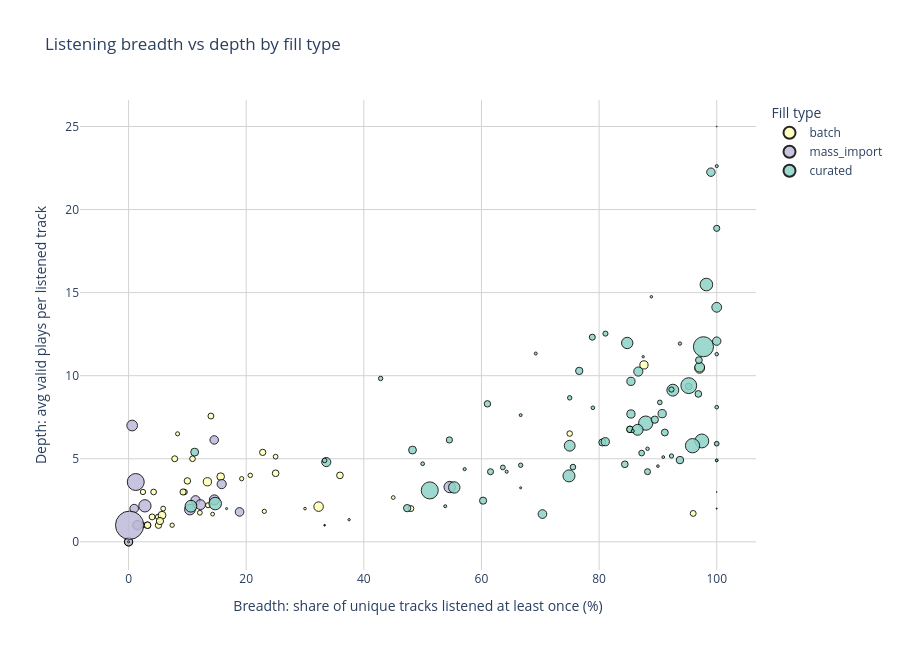

Notebook source saved alongside this figure:
### Markdown cell above
## 6.3.3 Широта и глубина прослушивания

### Code cell
# 6.3.3 Широта и глубина прослушивания

# Широта (breadth) — доля уникальных треков плейлиста,
# прослушанных хотя бы раз валидно.
# Глубина (depth) — среднее число валидных прослушиваний на прослушанный трек.
#
# Позволяет отличить плейлист, где крутят 1–2 любимых трека,
# от того, что слушают целиком и многократно.

if 'own_links' not in globals():
    own_links = playlist_links[
        playlist_links['playlist_type'].isin(['personal', 'collaborative'])
    ].copy()

if 'df_events' not in globals():
    raise SystemExit('df_events not found. Run block 0 first.')

# Валидные прослушивания по трекам
valid_counts = (
    df_events[df_events['valid_play']]
    .groupby('spotify_track_uri')
    .size()
    .reset_index(name='play_count')
)

# Уникальные треки в плейлистах
pl_tracks = own_links[['name_norm', 'Track URI']].drop_duplicates()
pl_tracks = pl_tracks.merge(
    valid_counts,
    left_on='Track URI', right_on='spotify_track_uri', how='left'
)
pl_tracks['play_count'] = pl_tracks['play_count'].fillna(0).astype(int)

# Агрегация по плейлистам
breadth_depth = pl_tracks.groupby('name_norm').agg(
    total_tracks=('Track URI', 'nunique'),
    listened_tracks=('play_count', lambda x: (x > 0).sum()),
    total_listens=('play_count', 'sum')
).reset_index()

breadth_depth['breadth'] = breadth_depth['listened_tracks'] / breadth_depth['total_tracks'] * 100
breadth_depth['depth'] = breadth_depth.apply(
    lambda row: (row['total_listens'] / row['listened_tracks']) if row['listened_tracks'] > 0 else 0,
    axis=1
)

# Присоединяем тип наполнения
breadth_depth = breadth_depth.merge(
    fill_df[['name_norm', 'fill_type']],
    on='name_norm', how='left'
)

if len(breadth_depth) == 0:
    print('⚠️ No data for visualization.')
    raise SystemExit(0)

# Палитра типов наполнения
fill_colors_plotly = {
    'mass_import': '#bebada',
    'batch': '#ffffb3',
    'curated': '#8dd3c7',
}

# --- Scatter: широта vs глубина ---
fig = px.scatter(
    breadth_depth,
    x='breadth',
    y='depth',
    color='fill_type',
    size='total_tracks',
    hover_name='name_norm',
    color_discrete_map=fill_colors_plotly,
    labels={
        'breadth': 'Breadth: share of unique tracks listened at least once (%)',
        'depth': 'Depth: avg valid plays per listened track',
        'fill_type': 'Fill type',
        'total_tracks': 'Number of tracks',
        'name_norm': 'Playlist',
    },
    title='Listening breadth vs depth by fill type'
)

fig.update_traces(marker=dict(line=dict(color='black', width=1), opacity=0.85))
fig.update_layout(
    paper_bgcolor='white',
    plot_bgcolor='white',
    height=650,
    legend_title='Fill type',
    xaxis=dict(showgrid=True, gridcolor='lightgray', zeroline=False),
    yaxis=dict(showgrid=True, gridcolor='lightgray', zeroline=False)
)
fig.show()

# --- Таблица данных с прокруткой ---
scroll_bd = breadth_depth[
    ['name_norm', 'fill_type', 'total_tracks', 'breadth', 'depth', 'total_listens']
].copy()
scroll_bd.columns = ['Playlist', 'Fill type', 'Tracks', 'Breadth (%)', 'Depth (plays/track)', 'Total listens']
scroll_bd = scroll_bd.sort_values('Total listens', ascending=False)
scroll_bd.index = range(1, len(scroll_bd) + 1)
scroll_bd.index.name = '№'

html_bd = scroll_bd.to_html()
display(HTML(f'<div style="max-height:220px; overflow-y:auto;">{html_bd}</div>'))

# --- Интерпретация ---
print('\n🔍 Interpretation:')

median_stats = breadth_depth.groupby('fill_type').agg(
    med_breadth=('breadth', 'median'),
    med_depth=('depth', 'median'),
    count=('name_norm', 'size')
).reindex(['mass_import', 'batch', 'curated']).dropna(how='all')

if len(median_stats) == 0:
    print('No data for interpretation.')
else:
    for ftype in median_stats.index:
        row = median_stats.loc[ftype]
        if pd.notna(row['med_breadth']):
            print(f'• {ftype}: median breadth {row["med_breadth"]:.1f}%, '
                  f'median depth {row["med_depth"]:.2f} plays/track ({int(row["count"])} playlists).')
        else:
            print(f'• {ftype}: no data.')

    if 'curated' in median_stats.index and 'mass_import' in median_stats.index:
        curated_b = median_stats.loc['curated', 'med_breadth']
        mass_b = median_stats.loc['mass_import', 'med_breadth']
        curated_d = median_stats.loc['curated', 'med_depth']
        mass_d = median_stats.loc['mass_import', 'med_depth']

        if curated_b > mass_b and curated_d > mass_d:
            print('\n✅ Curated playlists significantly outperform mass_import '
                  'on both breadth and depth.')
            print('   This confirms that conscious curation leads to full and repeated use.')
        elif curated_b > mass_b or curated_d > mass_d:
            print('\nℹ️ Curated playlists lead on at least one of the two metrics.')
        else:
            print('\nNo clear advantage of curated over mass_import.')
    elif 'curated' in median_stats.index:
        print('\nOnly curated playlists present; comparison with other types not possible.')

### Figure 1 — Plotly figure (JSON) as saved in the notebook; plotly's stock layout.template omitted (floating-point values rounded to 4 significant figures)
{"data": [{"hovertemplate": "<b>%{hovertext}</b><br><br>Fill type=batch<br>Breadth: share of unique tracks listened at least once (%)=%{x}<br>Depth: avg valid plays per listened track=%{y}<br>Number of tracks=%{marker.size}<extra></extra>", "hovertext": ["!!!", "#fall18", "#leto_electro", "'20spring", "'s", "02.2020", "12.2017", "19", "19_april", "19_december", "19_fall", "19_leto", "19_new", "19_nice_soft", "19_november", "19august", "19chill", "2015", "202603", "@1", "@_02_18", "@summer2018", "a_little_space_trip", "best_alternative_of_all_time", "christmas_classics", "compil_trip_hop", "deep_jazzy_house_summer_2020_-_soulful_chill_lounge_instrumental_house_beach_relax", "electro_80's", "fall2021", "golden_christmas", "happy_christmas", "january_2018", "may", "new20", "personal_emotional_04", "personal_health_15", "personal_health_16", "personal_health_18", "personal_intimate_02", "personal_personal_10", "personal_personal_11", "personal_personal_21", "personal_spiritual_05", "personal_spiritual_06", "personal_spiritual_09", "personal_state_10", "personal_state_11", "personal_state_12", "personal_state_17", "personal_state_18", "psybient_psychill_trance", "psychill", "space_oddity", "trip_hop", "☀️_le_chill-out_☀️"], "legendgroup": "batch", "marker": {"color": "#ffffb3", "line": {"color": "black", "width": 1}, "opacity": 0.85, "size": [64, 41, 10, 83, 41, 37, 34, 20, 57, 11, 64, 50, 23, 31, 26, 97, 26, 42, 97, 40, 18, 59, 62, 60, 68, 29, 78, 33, 61, 50, 50, 27, 32, 21, 46, 2, 47, 3, 80, 137, 54, 44, 33, 94, 3, 62, 24, 50, 51, 88, 49, 50, 71, 130, 75], "sizemode": "area", "sizeref": 2.853, "symbol": "circle"}, "mode": "markers", "name": "batch", "orientation": "v", "showlegend": true, "type": "scatter", "x": [35.94, 2.439, 30.0, 15.66, 2.439, 13.51, 5.882, 45.0, 22.81, 54.55, 25.0, 14.0, 0.0, 0.0, 19.23, 13.4, 23.08, 9.524, 87.63, 5.0, 11.11, 5.085, 3.226, 10.0, 1.471, 20.69, 0.0, 0.0, 85.25, 4.0, 0.0, 7.407, 25.0, 14.29, 10.87, 0.0, 4.255, 33.33, 0.0, 97.08, 9.259, 75.0, 12.12, 0.0, 0.0, 3.226, 8.333, 96.0, 7.843, 5.682, 0.0, 48.0, 0.0, 32.31, 5.333], "xaxis": "x", "y": [4.0, 1.0, 2.0, 3.923, 3.0, 2.2, 2.0, 2.667, 5.385, 3.5, 4.125, 7.571, 0.0, 0.0, 3.8, 3.615, 1.833, 3.0, 10.65, 1.5, 2.0, 1.0, 1.0, 3.667, 1.0, 4.0, 0.0, 0.0, 6.769, 1.5, 0.0, 1.0, 5.125, 1.667, 5.0, 0.0, 3.0, 1.0, 0.0, 10.44, 3.0, 6.515, 1.75, 0.0, 0.0, 1.0, 6.5, 1.708, 5.0, 1.6, 0.0, 2.0, 0.0, 2.119, 1.25], "yaxis": "y"}, {"hovertemplate": "<b>%{hovertext}</b><br><br>Fill type=mass_import<br>Breadth: share of unique tracks listened at least once (%)=%{x}<br>Depth: avg valid plays per listened track=%{y}<br>Number of tracks=%{marker.size}<extra></extra>", "hovertext": ["#spring", "03._trip_pas_pop", "18_nice", "acid_jazz,_downtempo,_nu_jazz_trip", "armin_van_buuren_presents", "personal_emotional_09", "personal_intimate_03", "personal_personal_15", "personal_spiritual_08", "personal_spiritual_10", "personal_state_15", "personal_state_16", "space_paradis_(deep_house", "sunglasses_at_night", "trance_,_deep_&_progressive"], "legendgroup": "mass_import", "marker": {"color": "#bebada", "line": {"color": "black", "width": 1}, "opacity": 0.85, "size": [106, 120, 144, 410, 100, 185, 103, 123, 216, 131, 163, 139, 164, 105, 1141], "sizemode": "area", "sizeref": 2.853, "symbol": "circle"}, "mode": "markers", "name": "mass_import", "orientation": "v", "showlegend": true, "type": "scatter", "x": [18.87, 15.83, 14.58, 1.22, 0.0, 54.59, 14.56, 11.38, 2.778, 1.527, 10.43, 12.23, 0.6098, 0.9524, 0.1753], "xaxis": "x", "y": [1.8, 3.474, 2.524, 3.6, 0.0, 3.297, 6.133, 2.5, 2.167, 1.0, 1.941, 2.235, 7.0, 2.0, 1.0], "yaxis": "y"}, {"hovertemplate": "<b>%{hovertext}</b><br><br>Fill type=curated<br>Breadth: share of unique tracks listened at least once (%)=%{x}<br>Depth: avg valid plays per listened track=%{y}<br>Number of tracks=%{marker.size}<extra></extra>", "hovertext": ["1", "2020", "2020_dec", "2021", "2021...", "2021_february", "2021_trip_hop", "2024", "2025", "2026", "29.01.22", "ambienr_post-rock", "dance", "fall21", "fall🍁2022", "home_dance", "moon_vibes", "morning_2021", "personal_emotional_01", "personal_emotional_02", "personal_emotional_03", "personal_emotional_05", "personal_emotional_06", "personal_emotional_07", "personal_emotional_08", "personal_emotional_10", "personal_emotional_11", "personal_emotional_12", "personal_emotional_13", "personal_health_13", "personal_health_14", "personal_health_19", "personal_health_22", "personal_identity_01", "personal_identity_02", "personal_identity_03", "personal_identity_07", "personal_identity_08", "personal_identity_09", "personal_identity_10", "personal_identity_13", "personal_personal_01", "personal_personal_09", "personal_personal_12", "personal_personal_13", "personal_personal_14", "personal_personal_16", "personal_personal_17", "personal_personal_19", "personal_personal_20", "personal_personal_22", "personal_relationship_03", "personal_relationship_04", "personal_relationship_05", "personal_relationship_06", "personal_routine_01", "personal_routine_06", "personal_spiritual_04", "personal_spiritual_07", "personal_state_01", "personal_state_13", "personal_state_14", "personal_state_19", "personal_state_20", "personal_state_21", "personal_state_22", "personal_state_23", "post-punk", "ringleader", "sept22", "soulful_mood", "spring_23", "spring_mood", "sum21", "summer_saga", "thought_of_silence", "untied", "vesna_22", "wonderful_life", "zima2022", "🌊chill", "🌊🌊🌊waves", "🌑🌒🌕🌔moon", "🌞summer_time_2022🌞", "🌬️winter", "🎷🎷🎷", "🪴organic_electronica"], "legendgroup": "curated", "marker": {"color": "#8dd3c7", "line": {"color": "black", "width": 1}, "opacity": 0.85, "size": [59, 14, 51, 168, 73, 20, 119, 290, 576, 276, 100, 108, 11, 61, 72, 19, 171, 6, 55, 6, 12, 45, 8, 186, 76, 14, 10, 10, 198, 6, 1, 13, 26, 52, 96, 137, 64, 28, 77, 30, 27, 101, 120, 89, 414, 11, 17, 201, 16, 52, 3, 1, 9, 97, 8, 87, 10, 39, 1, 63, 13, 224, 138, 1, 76, 64, 66, 47, 228, 68, 184, 17, 14, 19, 80, 33, 13, 32, 31, 28, 292, 358, 96, 54, 37, 95, 207], "sizemode": "area", "sizeref": 2.853, "symbol": "circle"}, "mode": "markers", "name": "curated", "orientation": "v", "showlegend": true, "type": "scatter", "x": [61.02, 57.14, 88.24, 75.0, 60.27, 50.0, 33.61, 87.93, 97.74, 97.46, 100.0, 70.37, 90.91, 85.25, 80.56, 78.95, 86.55, 66.67, 54.55, 0.0, 66.67, 75.56, 87.5, 55.38, 89.47, 85.71, 100.0, 100.0, 10.61, 16.67, 100.0, 69.23, 92.31, 78.85, 85.42, 100.0, 96.88, 75.0, 76.62, 33.33, 66.67, 99.01, 86.67, 11.24, 51.21, 100.0, 100.0, 92.54, 93.75, 61.54, 33.33, 100.0, 88.89, 90.72, 37.5, 48.28, 90.0, 92.31, 100.0, 95.24, 53.85, 14.73, 97.1, 100.0, 47.37, 84.38, 96.97, 87.23, 98.25, 91.18, 84.78, 88.24, 64.29, 100.0, 93.75, 63.64, 100.0, 100.0, 90.32, 42.86, 95.89, 95.25, 85.42, 100.0, 81.08, 81.05, 74.88], "xaxis": "x", "y": [8.306, 4.375, 4.222, 5.786, 2.477, 4.7, 4.8, 7.145, 11.74, 6.071, 12.08, 1.671, 5.1, 6.769, 5.983, 8.067, 6.743, 3.25, 6.133, 0.0, 7.625, 4.5, 11.14, 3.272, 7.353, 6.667, 4.9, 4.9, 2.143, 2.0, 3.0, 11.33, 5.167, 12.32, 7.695, 14.12, 8.903, 8.667, 10.29, 4.9, 4.611, 22.25, 10.25, 5.4, 3.094, 5.909, 11.29, 9.129, 11.93, 4.219, 1.0, 2.0, 14.75, 7.716, 1.333, 5.524, 4.556, 9.167, 2.0, 9.35, 2.143, 2.303, 10.51, 25.0, 2.028, 4.667, 10.94, 5.341, 15.49, 6.581, 11.97, 5.6, 4.222, 8.105, 4.92, 4.476, 22.62, 5.906, 8.393, 9.833, 5.786, 9.402, 9.659, 18.87, 12.53, 6.026, 3.968], "yaxis": "y"}], "layout": {"height": 650, "legend": {"itemsizing": "constant", "title": {"text": "Fill type"}, "tracegroupgap": 0}, "paper_bgcolor": "white", "plot_bgcolor": "white", "title": {"text": "Listening breadth vs depth by fill type"}, "xaxis": {"anchor": "y", "domain": [0, 1], "gridcolor": "lightgray", "showgrid": true, "title": {"text": "Breadth: share of unique tracks listened at least once (%)"}, "zeroline": false}, "yaxis": {"anchor": "x", "domain": [0, 1], "gridcolor": "lightgray", "showgrid": true, "title": {"text": "Depth: avg valid plays per listened track"}, "zeroline": false}}}
